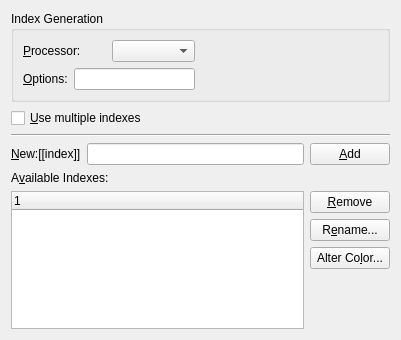
<ui version="4.0" >
 <class>IndicesUi</class>
 <widget class="QWidget" name="IndicesUi" >
  <property name="geometry" >
   <rect>
    <x>0</x>
    <y>0</y>
    <width>401</width>
    <height>340</height>
   </rect>
  </property>
  <property name="windowTitle" >
   <string/>
  </property>
  <layout class="QGridLayout" name="gridLayout" >
   <item row="0" column="0" colspan="2" >
    <widget class="QGroupBox" name="indexGB" >
     <property name="toolTip" >
      <string>Here you can define an alternative index processor and specify its options.</string>
     </property>
     <property name="title" >
      <string>Index Generation</string>
     </property>
     <property name="flat" >
      <bool>true</bool>
     </property>
     <layout class="QGridLayout" name="gridLayout_2" >
      <item row="0" column="0" >
       <layout class="QHBoxLayout" name="horizontalLayout" >
        <item>
         <widget class="QLabel" name="indexLA" >
          <property name="text" >
           <string>&amp;Processor:</string>
          </property>
          <property name="buddy" >
           <cstring>indexCO</cstring>
          </property>
         </widget>
        </item>
        <item>
         <widget class="QComboBox" name="indexCO" >
          <property name="toolTip" >
           <string>Select a processor</string>
          </property>
         </widget>
        </item>
       </layout>
      </item>
      <item row="1" column="0" >
       <layout class="QHBoxLayout" name="horizontalLayout_2" >
        <item>
         <widget class="QLabel" name="indexOptionsLA" >
          <property name="text" >
           <string>&amp;Options:</string>
          </property>
          <property name="buddy" >
           <cstring>indexOptionsLE</cstring>
          </property>
         </widget>
        </item>
        <item>
         <widget class="QLineEdit" name="indexOptionsLE" >
          <property name="toolTip" >
           <string>Define program options of the selected processor.</string>
          </property>
         </widget>
        </item>
       </layout>
      </item>
      <item rowspan="2" row="0" column="1" >
       <spacer name="horizontalSpacer" >
        <property name="orientation" >
         <enum>Qt::Horizontal</enum>
        </property>
        <property name="sizeHint" stdset="0" >
         <size>
          <width>183</width>
          <height>20</height>
         </size>
        </property>
       </spacer>
      </item>
     </layout>
    </widget>
   </item>
   <item row="1" column="0" >
    <widget class="QCheckBox" name="multipleIndicesCB" >
     <property name="toolTip" >
      <string>Check if you need multiple indexes (e.g., an Index of Names)</string>
     </property>
     <property name="text" >
      <string>&amp;Use multiple indexes</string>
     </property>
    </widget>
   </item>
   <item row="2" column="0" colspan="2" >
    <widget class="Line" name="line" >
     <property name="orientation" >
      <enum>Qt::Horizontal</enum>
     </property>
    </widget>
   </item>
   <item row="3" column="0" colspan="2" >
    <layout class="QHBoxLayout" >
     <property name="spacing" >
      <number>6</number>
     </property>
     <property name="margin" >
      <number>0</number>
     </property>
     <item>
      <widget class="QLabel" name="newIndexLA" >
       <property name="text" >
        <string>&amp;New:[[index]]</string>
       </property>
       <property name="buddy" >
        <cstring>newIndexLE</cstring>
       </property>
      </widget>
     </item>
     <item>
      <widget class="QLineEdit" name="newIndexLE" >
       <property name="toolTip" >
        <string>Enter the name of the desired index (e.g. "Index of Names") and hit "Add"</string>
       </property>
      </widget>
     </item>
     <item>
      <widget class="QPushButton" name="addIndexPB" >
       <property name="toolTip" >
        <string>Add a new index to the list</string>
       </property>
       <property name="text" >
        <string>&amp;Add</string>
       </property>
      </widget>
     </item>
    </layout>
   </item>
   <item row="4" column="0" >
    <widget class="QLabel" name="availableLA" >
     <property name="text" >
      <string>A&amp;vailable Indexes:</string>
     </property>
     <property name="buddy" >
      <cstring>indicesTW</cstring>
     </property>
    </widget>
   </item>
   <item rowspan="4" row="5" column="0" >
    <widget class="QTreeWidget" name="indicesTW">
     <property name="rootIsDecorated">
      <bool>false</bool>
     </property>
     <column>
      <property name="text" >
       <string>1</string>
      </property>
     </column>
    </widget>
   </item>
   <item row="5" column="1" >
    <widget class="QPushButton" name="removePB" >
     <property name="toolTip" >
      <string>Remove the selected index</string>
     </property>
     <property name="text" >
      <string>&amp;Remove</string>
     </property>
    </widget>
   </item>
   <item row="6" column="1" >
    <widget class="QPushButton" name="renamePB" >
     <property name="toolTip" >
      <string>Rename the selected index</string>
     </property>
     <property name="text" >
      <string>R&amp;ename...</string>
     </property>
    </widget>
   </item>
   <item row="7" column="1" >
    <widget class="QPushButton" name="colorPB" >
     <property name="toolTip" >
      <string>Define or change button color</string>
     </property>
     <property name="text" >
      <string>Alter Co&amp;lor...</string>
     </property>
    </widget>
   </item>
   <item row="8" column="1" >
    <spacer>
     <property name="orientation" >
      <enum>Qt::Vertical</enum>
     </property>
     <property name="sizeType" >
      <enum>QSizePolicy::Expanding</enum>
     </property>
     <property name="sizeHint" stdset="0" >
      <size>
       <width>20</width>
       <height>121</height>
      </size>
     </property>
    </spacer>
   </item>
  </layout>
 </widget>
 <includes>
  <include location="local" >qt_i18n.h</include>
 </includes>
 <resources/>
 <connections/>
</ui>
